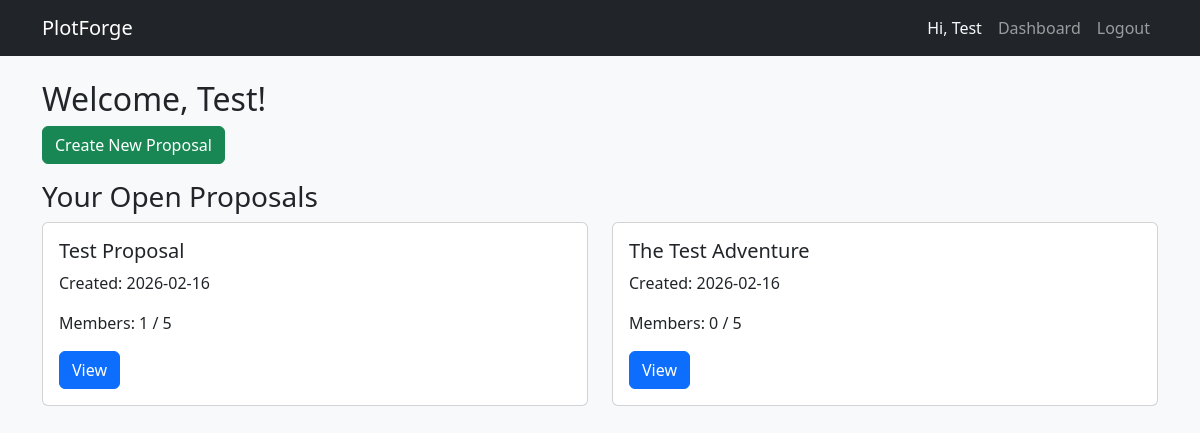
The page /dashboard (signed in) on the database as committed earlier.
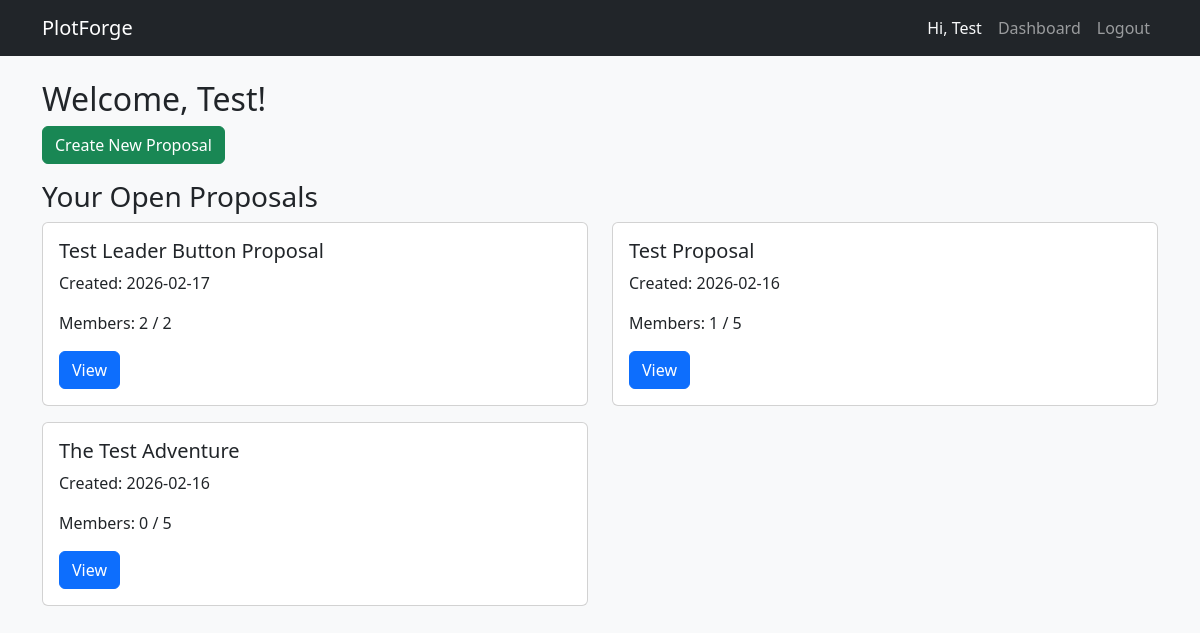
The same page on the database as committed later.
### Code/models.py (models this page shows, shortened)
class Thread(db.Model):
    __tablename__ = 'threads'
    id = db.Column(db.Integer, primary_key=True)
    title = db.Column(db.String(200), nullable=False)
    is_proposal = db.Column(db.Boolean, default=True)
    leader_id = db.Column(db.Integer, db.ForeignKey('users.id'), nullable=False)
    created_at = db.Column(db.DateTime, default=datetime.utcnow)
    status = db.Column(db.String(20), default='open')
    max_members = db.Column(db.Integer, default=15)
    genre_id          = db.Column(db.Integer, db.ForeignKey('list_boundary_options.id'), nullable=True)
    political_id      = db.Column(db.Integer, db.ForeignKey('list_boundary_options.id'), nullable=True)
    violence_id       = db.Column(db.Integer, db.ForeignKey('list_boundary_options.id'), nullable=True)
    sex_id            = db.Column(db.Integer, db.ForeignKey('list_boundary_options.id'), nullable=True)
    style_id          = db.Column(db.Integer, db.ForeignKey('list_boundary_options.id'), nullable=True)
    audience_id       = db.Column(db.Integer, db.ForeignKey('list_boundary_options.id'), nullable=True)
    leader = db.relationship('User', back_populates='owned_threads', foreign_keys=[leader_id])
    memberships = db.relationship('GroupMembership', back_populates='thread', cascade='all, delete-orphan')
    posts = db.relationship('Post', back_populates='thread', cascade='all, delete-orphan', lazy='dynamic')
    documents = db.relationship('Document', back_populates='thread', cascade='all, delete-orphan')
    genre     = db.relationship('ListBoundaryOption', foreign_keys=[genre_id])
    political = db.relationship('ListBoundaryOption', foreign_keys=[political_id])
    violence  = db.relationship('ListBoundaryOption', foreign_keys=[violence_id])
    sex       = db.relationship('ListBoundaryOption', foreign_keys=[sex_id])
    style     = db.relationship('ListBoundaryOption', foreign_keys=[style_id])
    audience  = db.relationship('ListBoundaryOption', foreign_keys=[audience_id])

### Code/app.py (the view)
@app.route('/dashboard')
@login_required
def dashboard():
    print(f"Current user ID: {current_user.id}")
    print(f"Current user username: {current_user.username}")
    user_proposals = Thread.query.filter_by(
        leader_id=current_user.id,
        is_proposal=True,
        status='open'
    ).order_by(Thread.created_at.desc()).all()
    print(f"Found {len(user_proposals)} open proposals for this user")
    for p in user_proposals:
        print(f" - Proposal ID {p.id}: {p.title} (status: {p.status}, is_proposal: {p.is_proposal})")
    return render_template('dashboard.html',
                           proposals=user_proposals,
                           user=current_user)     # ← this line fixes the error

### Code/app.py (called while the page is built)
@login_manager.user_loader
def load_user(user_id):
    return db.session.get(User, int(user_id))   # Flask-SQLAlchemy 3.x style (or .query.get())

### Code/templates/dashboard.html (shortened to what this page needs)
{% extends "base.html" %}
{% block content %}
<h2>Welcome, {{ user.username }}!</h2>
<a href="{{ url_for('new_proposal') }}" class="btn btn-success mb-3">Create New Proposal</a>
<h3>Your Open Proposals</h3>
{% if proposals %}
  <div class="row">
    {% for prop in proposals %}
      <div class="col-md-6 mb-3">
        <div class="card">
          <div class="card-body">
            <h5 class="card-title">{{ prop.title }}</h5>
            <p class="card-text">Created: {{ prop.created_at.strftime('%Y-%m-%d') }}</p>
            <p>Members: {{ prop.memberships|length }} / {{ prop.max_members }}</p>
            <a href="{{ url_for('thread_detail', thread_id=prop.id) }}" class="btn btn-primary">View</a>
          </div>
        </div>
      </div>
    {% endfor %}
  </div>
{% else %}
  <p>No open proposals yet. Create one!</p>
{% endif %}
{% endblock %}

Rows that differ between the two databases and show on the page:
added Thread: title "Test Leader Button Proposal", created_at "2026-02-17", memberships|length "2", max_members "2"
